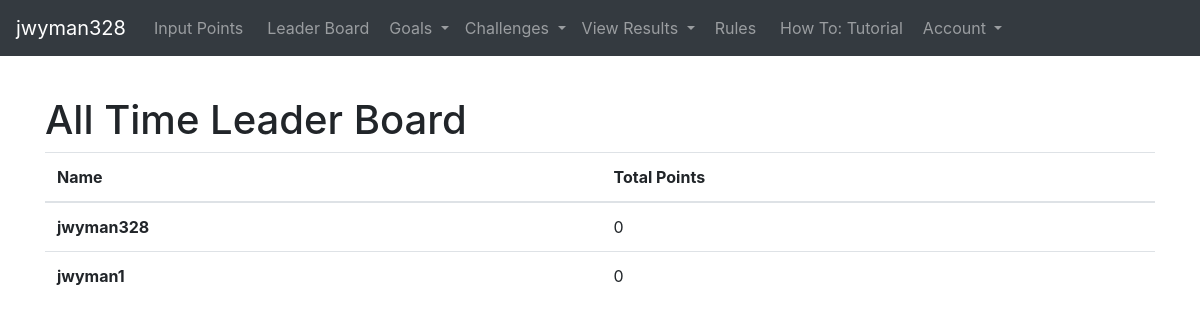
Page /all_time_leader_board (signed in) on the earlier database version.
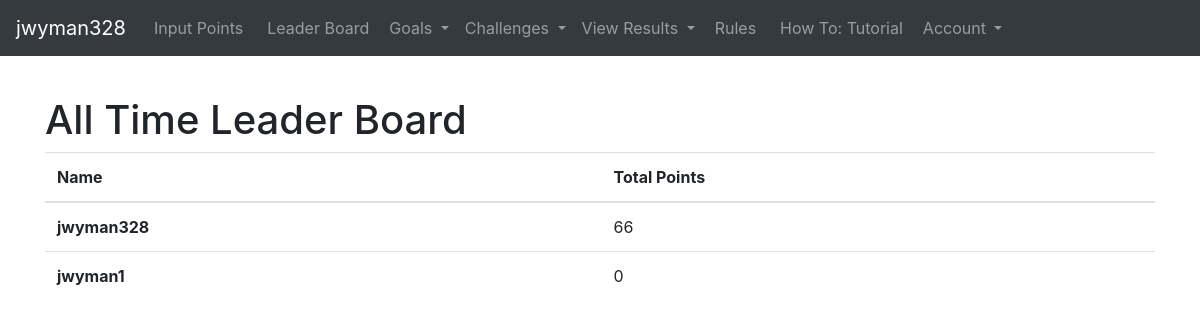
Same page on the later database version.
### users/models.py (models this page shows, shortened)
class My_custom_user(AbstractUser):
    email = models.EmailField()
    total_points = models.PositiveIntegerField(default=0, null=True, blank=True)

### app/views.py (the view)
class All_time_leaderboard_view(LoginRequiredMixin, ListView):
    template_name = 'all_time_leader_board.html'
    model = Point_model
    def all_time_point_leaders_in_order(self):
        most_points_order = My_custom_user.objects.order_by('-total_points')
        return most_points_order
    def unanswered_challenge_invitations(self):
        current_user_obj = self.request.user
        all_invitations_status_objects = current_user_obj.invitation_status_set.filter(status='idle')
        if all_invitations_status_objects:
            messages.add_message(self.request, messages.INFO,
                                 """Pending Invitation, to accept or
                                  reject go to Challenges -> Pending invitations""")

### templates/all_time_leader_board.html
{% extends 'base.html' %}
{% block content %}
<p style="color:white">{{view.unanswered_challenge_invitations}}</p>
<div class = 'container'>
        <h1> All Time Leader Board</h1>
        <table class="table">
                <thead>
                  <tr>
                    <th scope="col">Name</th>
                    <th scope="col">Total Points </th>
                  </tr>
                </thead>
                <tbody>
                  {% for user_obj in view.all_time_point_leaders_in_order %}
                  <tr>
                    <th scope="row">{{user_obj.username}}</th>
                    <td>{{user_obj.total_points}}</td>
                  </tr>
                 {% endfor %}
                </tbody>
        </table>
</div>
{% endblock %}

### templates/base.html (shortened to what this page needs)
<!doctype html>
<html lang="en">
  <head>
    <link rel="stylesheet" href="https://stackpath.bootstrapcdn.com/bootstrap/4.3.1/css/bootstrap.min.css">
  </head>
  <body>
      <nav class="navbar navbar-expand-md navbar-dark bg-dark">
          <a class="navbar-brand" href="#">{{user.username}}</a>
          <div class="collapse navbar-collapse" id="navbarSupportedContent">
              <ul class="navbar-nav mr-auto">
                  <li class="nav-item ">
                      {% if user.is_authenticated %}
                      <a class="nav-link mx-1" href="{% url 'Health_data_input' %}">Input Points</a>
                      {% else %}
                      <a class="nav-link mx-1" href="{% url 'signup' %}">Signup</a>
                      {% endif %}
                  </li>
                  <li class="nav-item ">
                    <a class="nav-link mx-1" href="{%url 'all_time_leaderboard' %}">Leader Board</a>
                </li>
                  <li class="nav-item dropdown">
                      <a class="nav-link dropdown-toggle" href="#" id="navbarDropdown" role="button" data-toggle="dropdown" aria-haspopup="true" aria-expanded="false">
                        Goals
                      </a>
                  </li>
                  <li class="nav-item dropdown">
                    <a class="nav-link dropdown-toggle" href="#" id="navbarDropdown" role="button" data-toggle="dropdown" aria-haspopup="true" aria-expanded="false">
                      Challenges
                    </a>
                </li>
                  <li class="nav-item dropdown">
                    <a class="nav-link dropdown-toggle" href="#" id="navbarDropdown" role="button" data-toggle="dropdown" aria-haspopup="true" aria-expanded="false">
                      View Results
                    </a>
                </li>
                <li class="nav-item ">
                    <a class="nav-link mx-1" href="{% url 'rules' %}">Rules</a>
                </li>
                <li class="nav-item ">
                    <a class="nav-link mx-1" href="{% url 'how_to' %}"> How To: Tutorial</a>
                </li>
                {% if user.is_authenticated %}
                <li class="nav-item dropdown">
                    <a class="nav-link dropdown-toggle" href="#" id="navbarDropdown" role="button" data-toggle="dropdown" aria-haspopup="true" aria-expanded="false">
                      Account
                    </a>
                </li>
                {% endif %}
              </ul>
          </div>
  </nav>
    {% block content %}
    {% endblock %}
  </body>
</html>

Differences in the rows shown:
changed My_custom_user "jwyman328": total_points "0" → "66"
